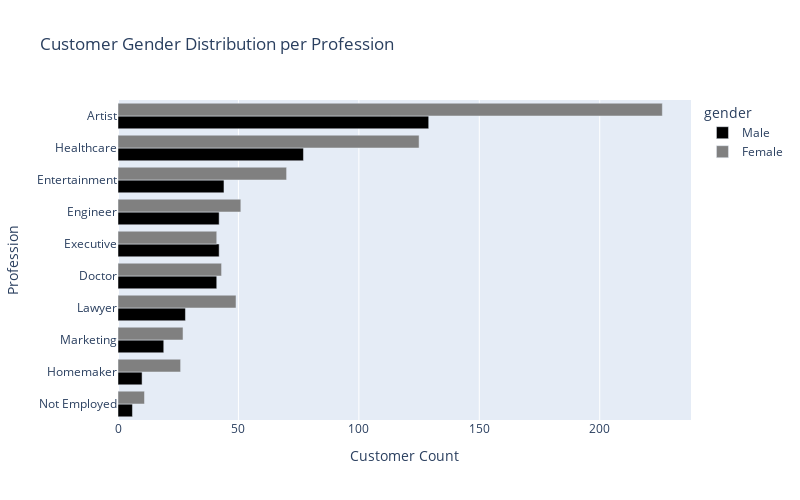

Notebook code for this chart:
### Markdown cell above
**See the distribution of customers gender from each "Profession"**

### Code cell
customer_gender_prof_plot = px.bar(customer_merge.groupby(['Profession', 'gender']).size().reset_index(name='count').sort_values(by='count'),
             x='count', y='Profession', color='gender', barmode='group',
             title='Customer Gender Distribution per Profession',
             labels={'count': 'Customer Count'},
             category_orders={'gender': ['Male', 'Female']},
             color_discrete_map={'Male': 'black', 'Female': 'gray'})

# Customize the layout if needed
customer_gender_prof_plot.update_layout(
    xaxis_title='Customer Count',
    yaxis_title='Profession',
    width=800,
    height=500,
)

# Show the plot
customer_gender_prof_plot

### Figure 1 — Plotly figure (JSON) as saved in the notebook; plotly's stock layout.template omitted (floating-point values rounded to 4 significant figures)
{"data": [{"alignmentgroup": "True", "hovertemplate": "gender=Male<br>Customer Count=%{x}<br>Profession=%{y}<extra></extra>", "legendgroup": "Male", "marker": {"color": "black", "pattern": {"shape": ""}}, "name": "Male", "offsetgroup": "Male", "orientation": "h", "showlegend": true, "textposition": "auto", "type": "bar", "x": [6, 10, 19, 28, 41, 42, 42, 44, 77, 129], "xaxis": "x", "y": ["Not Employed", "Homemaker", "Marketing", "Lawyer", "Doctor", "Executive", "Engineer", "Entertainment", "Healthcare", "Artist"], "yaxis": "y"}, {"alignmentgroup": "True", "hovertemplate": "gender=Female<br>Customer Count=%{x}<br>Profession=%{y}<extra></extra>", "legendgroup": "Female", "marker": {"color": "gray", "pattern": {"shape": ""}}, "name": "Female", "offsetgroup": "Female", "orientation": "h", "showlegend": true, "textposition": "auto", "type": "bar", "x": [11, 26, 27, 41, 43, 49, 51, 70, 125, 226], "xaxis": "x", "y": ["Not Employed", "Homemaker", "Marketing", "Executive", "Doctor", "Lawyer", "Engineer", "Entertainment", "Healthcare", "Artist"], "yaxis": "y"}], "layout": {"barmode": "group", "height": 500, "legend": {"title": {"text": "gender"}, "tracegroupgap": 0}, "title": {"text": "Customer Gender Distribution per Profession"}, "width": 800, "xaxis": {"anchor": "y", "domain": [0, 1], "title": {"text": "Customer Count"}}, "yaxis": {"anchor": "x", "domain": [0, 1], "title": {"text": "Profession"}}}}
